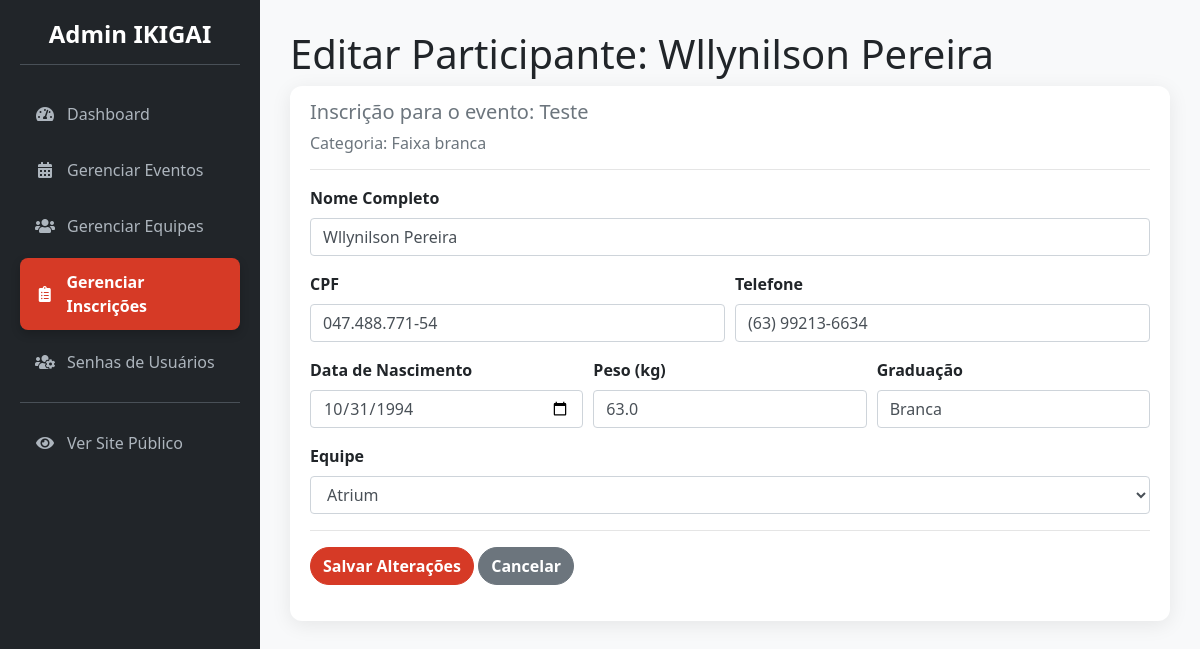
/admin/inscricao/editar/1 (signed in), run on the app's committed database.
### app/models.py (models this page shows, shortened)
class Participante(db.Model):
    __tablename__ = 'participantes'
    id = db.Column(db.Integer, primary_key=True)
    nome_completo = db.Column(db.String(150), nullable=False)
    data_nascimento = db.Column(db.Date, nullable=True)
    cpf = db.Column(db.String(14), unique=True, nullable=False)
    telefone = db.Column(db.String(20))
    graduacao = db.Column(db.String(50))
    peso = db.Column(db.Float)
    user_id = db.Column(db.Integer, db.ForeignKey('users.id'), nullable=True, unique=True)
    equipe_id = db.Column(db.Integer, db.ForeignKey('equipes.id'), nullable=False)
    inscricoes = db.relationship('Inscricao', backref='participante', lazy='dynamic')

class Evento(db.Model):
    __tablename__ = 'eventos'
    id = db.Column(db.Integer, primary_key=True)
    nome_evento = db.Column(db.String(200), nullable=False)
    data_hora_evento = db.Column(db.DateTime, nullable=False)
    palestrante = db.Column(db.String(100))
    imagem_palestrante = db.Column(db.String(300))
    descricao = db.Column(db.Text)
    local_evento = db.Column(db.String(200))
    preco = db.Column(db.Float, default=0.0)
    numero_vagas = db.Column(db.Integer, nullable=False)
    pix_copia_e_cola = db.Column(db.Text)
    categorias = db.relationship('Categoria', backref='evento', lazy='dynamic', cascade="all, delete-orphan")

class Categoria(db.Model):
    __tablename__ = 'categorias'
    id = db.Column(db.Integer, primary_key=True)
    nome = db.Column(db.String(100), nullable=False)
    evento_id = db.Column(db.Integer, db.ForeignKey('eventos.id'), nullable=False)
    inscricoes = db.relationship('Inscricao', backref='categoria', lazy='dynamic')
    lutas = db.relationship('Luta', backref='categoria', lazy='dynamic')

### app/admin/routes.py (the view, shortened to what this page needs)
@bp.route('/inscricao/editar/<int:inscricao_id>', methods=['GET', 'POST'])
@admin_required
def editar_inscricao(inscricao_id):
    inscricao = Inscricao.query.get_or_404(inscricao_id)
    participante = inscricao.participante
    if not participante:
        flash('Erro: Inscrição sem participante associado.', 'danger')
        return redirect(url_for('admin.gerenciar_inscricoes'))
    form = EditarParticipanteForm(obj=participante)
    form.equipe_id.choices = [(e.id, e.nome_equipe) for e in Equipe.query.order_by('nome_equipe').all()]
    return render_template('admin/admin_editar_inscricao.html',
                           titulo=f"Editar Participante",
                           form=form,
                           inscricao=inscricao)

### app/admin/forms.py
class EditarParticipanteForm(FlaskForm):
    nome_completo = StringField('Nome Completo', validators=[DataRequired(), Length(max=150)])
    cpf = StringField('CPF', validators=[DataRequired()])
    telefone = StringField('Telefone', validators=[DataRequired()])
    data_nascimento = DateField('Data de Nascimento', format='%Y-%m-%d', validators=[Optional()])
    peso = FloatField('Peso (kg)', validators=[Optional(), NumberRange(min=0)])
    graduacao = StringField('Graduação', validators=[DataRequired()])
    equipe_id = SelectField('Equipe', coerce=int, validators=[DataRequired()])
    submit = SubmitField('Salvar Alterações')

### app/__init__.py (called while the page is built)
@login_manager.user_loader
def load_user(user_id):
    return models.User.query.get(int(user_id))

### app/admin/routes.py (called while the page is built)
@bp.before_request
def before_request_handler():
    if current_app.config.get('DEBUG') and not current_user.is_authenticated:
        user = User.query.first()
        if user:
            login_user(user)

### app/templates/admin/admin_editar_inscricao.html (shortened to what this page needs)
{% extends 'admin/admin_base.html' %}
{% block page_title %}{{ titulo }}: {{ inscricao.participante.nome_completo }}{% endblock %}
{% block content %}
<div class="card">
    <div class="card-body">
        <h5 class="card-subtitle mb-3 text-muted">Inscrição para o evento: {{ inscricao.categoria.evento.nome_evento }}</h5>
        <h6 class="card-subtitle mb-3 text-muted">Categoria: {{ inscricao.categoria.nome }}</h6>
        <hr>
        <form method="POST" novalidate>
            <div class="form-group">
                {{ form.nome_completo.label(class="font-weight-bold") }}
                {{ form.nome_completo(class="form-control") }}
            </div>
            <div class="form-row">
                <div class="form-group col-md-6">
                    {{ form.cpf.label(class="font-weight-bold") }}
                    {{ form.cpf(class="form-control") }}
                </div>
                <div class="form-group col-md-6">
                    {{ form.telefone.label(class="font-weight-bold") }}
                    {{ form.telefone(class="form-control") }}
                </div>
            </div>
            <div class="form-row">
                <div class="form-group col-md-4">
                    {{ form.data_nascimento.label(class="font-weight-bold") }}
                    {{ form.data_nascimento(class="form-control") }}
                </div>
                <div class="form-group col-md-4">
                    {{ form.peso.label(class="font-weight-bold") }}
                    {{ form.peso(class="form-control", placeholder="Ex: 75.5") }}
                </div>
                <div class="form-group col-md-4">
                    {{ form.graduacao.label(class="font-weight-bold") }}
                    {{ form.graduacao(class="form-control", placeholder="Ex: Faixa Preta") }}
                </div>
            </div>
            <div class="form-group">
                {{ form.equipe_id.label(class="font-weight-bold") }}
                {{ form.equipe_id(class="form-control") }}
            </div>
            <hr>
            <div class="form-group">
                {{ form.submit(class="btn btn-primary") }}
                <a href="{{ url_for('admin.gerenciar_inscricoes') }}" class="btn btn-secondary">Cancelar</a>
            </div>
        </form>
    </div>
</div>
{% endblock %}

### app/static/css/admin_styles.css (style rules this page uses)
:root { --primary-red: rgb(214, 58, 38); --dark-red: rgb(180, 45, 28); --admin-bg: #f8f9fa; --sidebar-bg: #212529; --sidebar-link-color: #adb5bd; --sidebar-link-hover-color: #fff; --shadow: 0 4px 20px rgba(0, 0, 0, 0.08); --border-radius: 12px; --font-family: 'Segoe UI', Tahoma, Geneva, Verdana, sans-serif; }
body { background-color: var(--admin-bg); font-family: var(--font-family); }
.card { border-radius: var(--border-radius); border: none; box-shadow: var(--shadow); }
.btn { border-radius: 25px; font-weight: 600; }
.btn-primary { background-color: var(--primary-red); border-color: var(--primary-red); }

### data on the page
Participante: participante.nome_completo "Wllynilson Pereira", nome_completo "Wllynilson Pereira", cpf "047.488.771-54", telefone "(63) 99213-6634", data_nascimento "10/31/1994", peso "63.0", graduacao "Branca", equipe_id "Atrium"
Evento: categoria.evento.nome_evento "Teste"
Categoria: categoria.nome "Faixa branca"

### other printed values
{{ titulo }} "Editar Participante"
